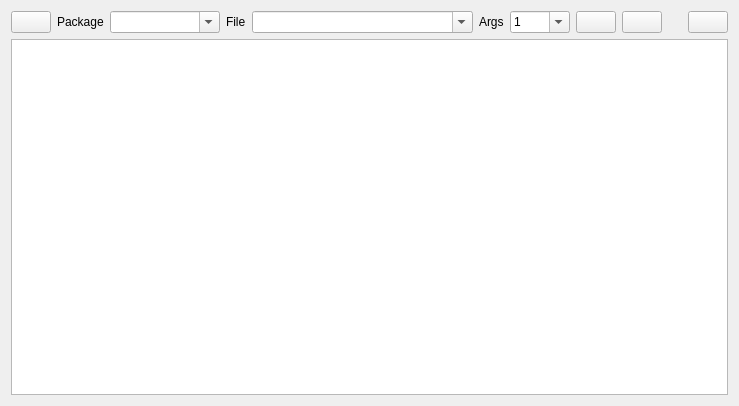
<?xml version="1.0" encoding="UTF-8"?>
<ui version="4.0">
 <class>LaunchWidget</class>
 <widget class="QWidget" name="LaunchWidget">
  <property name="geometry">
   <rect>
    <x>0</x>
    <y>0</y>
    <width>739</width>
    <height>406</height>
   </rect>
  </property>
  <property name="windowTitle">
   <string>Roslaunch monitor</string>
  </property>
  <layout class="QVBoxLayout" name="verticalLayout">
   <item>
    <layout class="QHBoxLayout" name="horizontalLayout">
     <item>
      <widget class="QPushButton" name="refresh_button">
       <property name="toolTip">
        <string>Refresh launch files</string>
       </property>
       <property name="text">
        <string/>
       </property>
      </widget>
     </item>
     <item>
      <widget class="QLabel" name="label">
       <property name="sizePolicy">
        <sizepolicy hsizetype="Preferred" vsizetype="Preferred">
         <horstretch>0</horstretch>
         <verstretch>0</verstretch>
        </sizepolicy>
       </property>
       <property name="text">
        <string>Package</string>
       </property>
      </widget>
     </item>
     <item>
      <widget class="ExtendedComboBox" name="package_combo_box">
       <property name="sizePolicy">
        <sizepolicy hsizetype="Expanding" vsizetype="Fixed">
         <horstretch>1</horstretch>
         <verstretch>0</verstretch>
        </sizepolicy>
       </property>
       <property name="minimumSize">
        <size>
         <width>100</width>
         <height>0</height>
        </size>
       </property>
       <property name="toolTip">
        <string>ROS Package name</string>
       </property>
       <property name="editable">
        <bool>true</bool>
       </property>
       <property name="sizeAdjustPolicy">
        <enum>QComboBox::AdjustToMinimumContentsLength</enum>
       </property>
      </widget>
     </item>
     <item>
      <widget class="QLabel" name="label_2">
       <property name="text">
        <string>File</string>
       </property>
      </widget>
     </item>
     <item>
      <widget class="ExtendedComboBox" name="file_combo_box">
       <property name="sizePolicy">
        <sizepolicy hsizetype="Expanding" vsizetype="Fixed">
         <horstretch>2</horstretch>
         <verstretch>0</verstretch>
        </sizepolicy>
       </property>
       <property name="minimumSize">
        <size>
         <width>100</width>
         <height>0</height>
        </size>
       </property>
       <property name="toolTip">
        <string>Launch file name</string>
       </property>
       <property name="editable">
        <bool>true</bool>
       </property>
       <property name="sizeAdjustPolicy">
        <enum>QComboBox::AdjustToMinimumContentsLength</enum>
       </property>
      </widget>
     </item>
     <item>
      <widget class="QLabel" name="label_3">
       <property name="text">
        <string>Args</string>
       </property>
      </widget>
     </item>
     <item>
      <widget class="QComboBox" name="arguments_combo_box">
       <property name="minimumSize">
        <size>
         <width>60</width>
         <height>0</height>
        </size>
       </property>
       <property name="toolTip">
        <string>Launch file arguments</string>
       </property>
       <property name="editable">
        <bool>true</bool>
       </property>
       <item>
        <property name="text">
         <string>1</string>
        </property>
       </item>
      </widget>
     </item>
     <item>
      <widget class="QPushButton" name="add_launch_button">
       <property name="toolTip">
        <string>Add new launch file</string>
       </property>
       <property name="text">
        <string/>
       </property>
      </widget>
     </item>
     <item>
      <widget class="QPushButton" name="remove_launch_button">
       <property name="toolTip">
        <string>Remove selected launch file</string>
       </property>
       <property name="text">
        <string/>
       </property>
       <property name="shortcut">
        <string>Del</string>
       </property>
      </widget>
     </item>
     <item>
      <spacer name="horizontalSpacer">
       <property name="orientation">
        <enum>Qt::Horizontal</enum>
       </property>
       <property name="sizeHint" stdset="0">
        <size>
         <width>20</width>
         <height>20</height>
        </size>
       </property>
      </spacer>
     </item>
     <item>
      <widget class="QPushButton" name="clear_button">
       <property name="toolTip">
        <string>Clear all launch files</string>
       </property>
      </widget>
     </item>
    </layout>
   </item>
   <item>
    <layout class="QHBoxLayout" name="horizontalLayout_2"/>
   </item>
   <item>
    <widget class="LaunchTreeWidget" name="launch_tree_widget">
     <property name="contextMenuPolicy">
      <enum>Qt::CustomContextMenu</enum>
     </property>
     <property name="toolTip">
      <string>Right click on item or selection for more options.</string>
     </property>
     <property name="dragEnabled">
      <bool>true</bool>
     </property>
     <property name="dragDropMode">
      <enum>QAbstractItemView::DragOnly</enum>
     </property>
     <property name="selectionMode">
      <enum>QAbstractItemView::ExtendedSelection</enum>
     </property>
     <property name="sortingEnabled">
      <bool>true</bool>
     </property>
    </widget>
   </item>
  </layout>
 </widget>
 <customwidgets>
  <customwidget>
   <class>ExtendedComboBox</class>
   <extends>QComboBox</extends>
   <header>rqt_py_common.extended_combo_box</header>
  </customwidget>
  <customwidget>
   <class>LaunchTreeWidget</class>
   <extends>QTreeView</extends>
   <header>roslaunch_monitor.launch_tree_widget</header>
  </customwidget>
 </customwidgets>
 <resources/>
 <connections/>
</ui>
